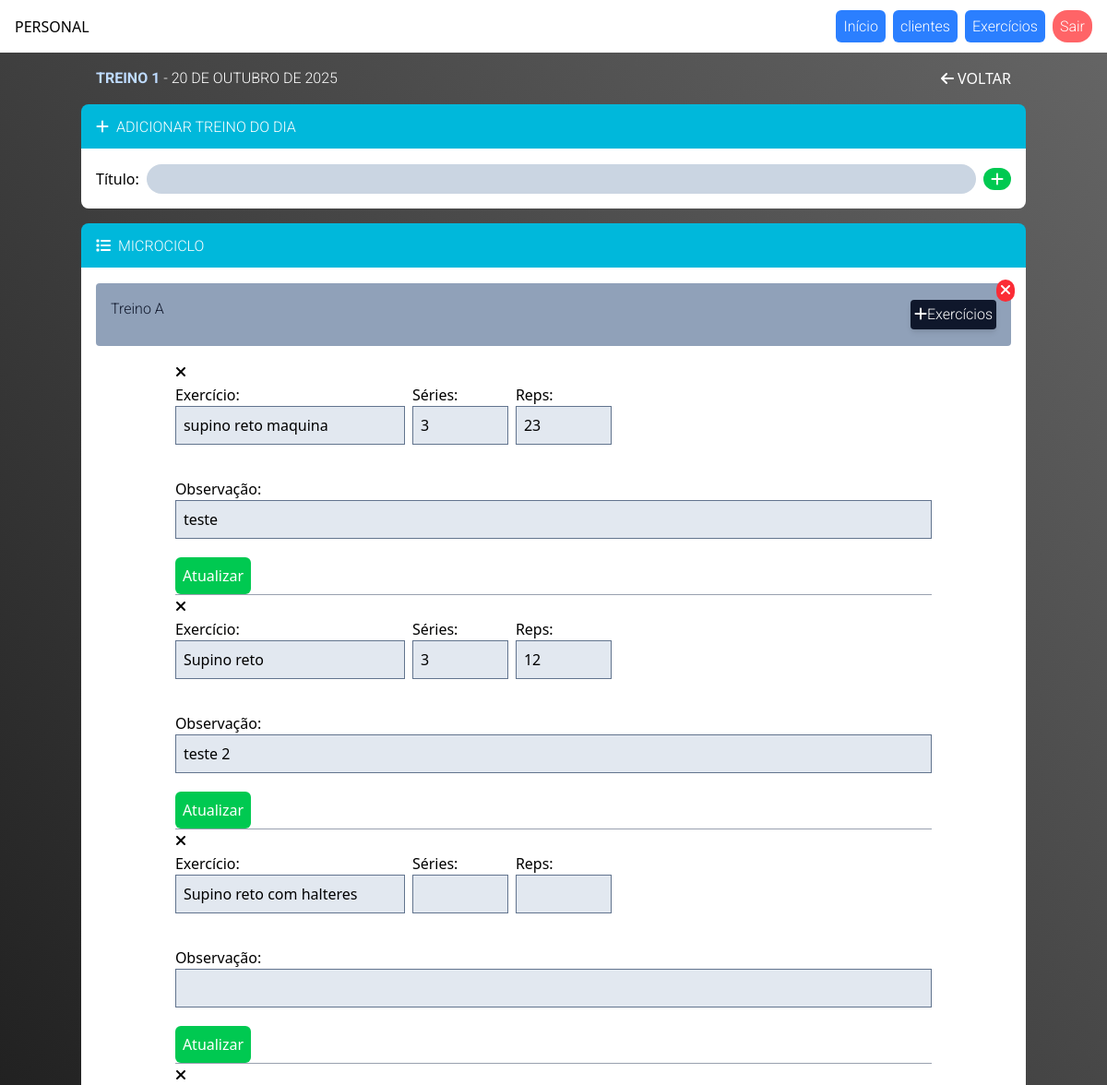
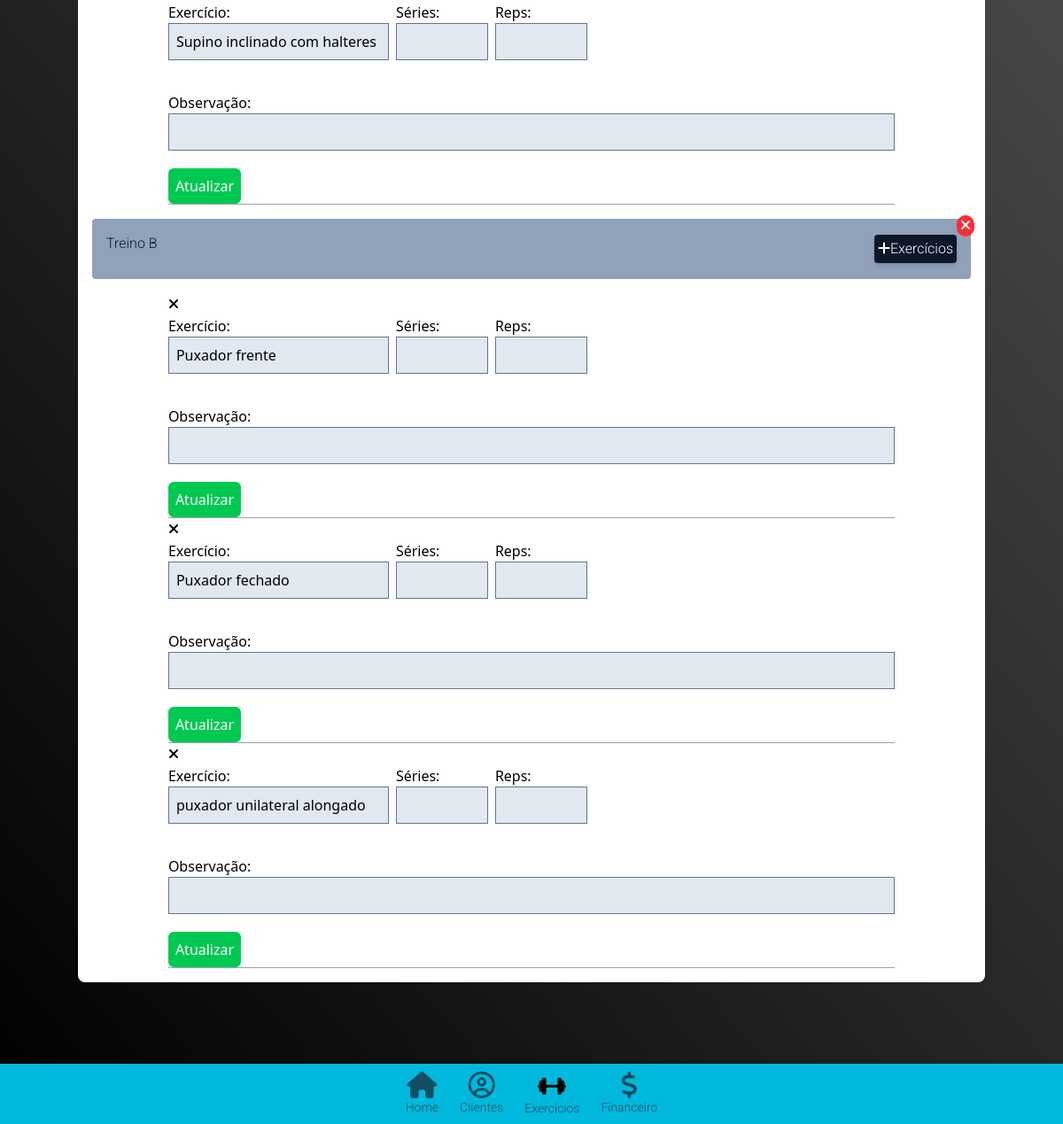
The page /personal/microciclo/17 (signed in) on the database its author committed (2 pictures, top to bottom).
### app_personal/models.py (models this page shows, shortened)
class Mesociclo(models.Model):
    user = models.ForeignKey(User, on_delete=models.CASCADE)
    titulo = models.CharField(max_length=255)
    periodizacao = models.CharField(max_length=255)
    pub_date = models.DateTimeField(auto_now_add=True)
    duracao = models.DateField(null=True)

class Microciclo(models.Model):
    mesociclo = models.ForeignKey(Mesociclo, on_delete=models.CASCADE, related_name='microciclo')
    titulo = models.CharField(max_length=255)

class ExerciciosCliente(models.Model):
    microciclo = models.ForeignKey(Microciclo, on_delete=models.CASCADE, related_name='exercicios')
    exercicio = models.CharField(max_length=255)
    url_img = models.TextField(blank=True)
    series = models.CharField(max_length=255)
    reps = models.CharField(max_length=255)
    obs = models.CharField(max_length=255)
    conjugado = models.IntegerField(null=True)

### app_personal/views.py (the view, shortened to what this page needs)
# urls.py: path('microciclo/<int:id>', views.microciclo, name='microciclo'),
def microciclo(request,id):
    mesociclo = Mesociclo.objects.get(id=id)
    microciclo = Microciclo.objects.filter(mesociclo__id = id)
    exercicios = ExerciciosCliente.objects.filter(microciclo__mesociclo = mesociclo)
    if request.method == 'GET':
        context={
            'mesociclo':mesociclo,
            'microciclo':microciclo,
            'exercicios':exercicios,
        }
        return render(request, 'gerenciar/micro.html', context)

### app_personal/templates/gerenciar/micro.html (shortened to what this page needs)
{% extends 'base_personal/base.html' %}
{% block 'content'%}
<section class="m-auto container my-4">
    <div class="flex items-center justify-between m-4">
    <h1 class="text-white font-medium uppercase"><span class="font-bold text-blue-200">{{mesociclo.titulo }}</span> - {{mesociclo.duracao}}</h1>
    <button type="button" onclick="history.back()" class="text-white cursor-pointer"><i class="fa fa-arrow-left"></i>&nbsp;VOLTAR</button>
    </div>
    <h1 class="font-medium uppercase p-2 border-solid border-b-1 rounded-tr-lg rounded-tl-lg bg-cyan-500 text-white"><i class="fa fa-plus m-2"></i>Adicionar treino do dia</h1>
    <div class="bg-white rounded-bl-lg rounded-br-lg p-4">
    <form action="" method="POST" >
        <div class="w-full flex gap-2 items-center">
            <label>Título:</label>
            <input type="text" name="titulo" class="bg-slate-300 p-1 rounded-full w-full">
            <button type="submit" class="bg-green-500 rounded-full px-2 text-white"><i class="fa fa-plus"></i></button>
        </div>
    </form>
    </div>
</section>
<section class="m-auto container my-4">
    <h1 class=" font-medium uppercase p-2 border-solid border-b-1 rounded-tr-lg rounded-tl-lg bg-cyan-500 text-white"><i class="fa fa-list m-2"></i>Microciclo</h1>
    <div class="flex flex-col items-center bg-white gap-4 rounded-bl-lg rounded-br-lg p-4">
        {% for m in microciclo %}
        <div class="w-full p-4 bg-slate-400 flex justify-between items-center space-y-3 rounded relative">
            <a href="{% url 'delete_microciclo' m.id %}" class="text-white absolute -top-1 -right-1 bg-red-500 rounded-full px-1"><i class="fa fa-close"></i></a>
            <h2 class="font-medium text-slate-900">{{m.titulo}}</h2>
            <a href="#" data-modal-busca="{{m.id}}"  class="bg-slate-900 p-1 text-white rounded shadow-md"><i class="fa fa-plus"></i>Exercícios</a>
        </div>
        <div>
            {% for e in exercicios %}
              {% if e.microciclo_id == m.id %}
               <a href="{% url 'delete_exercicio_cliente' e.id %}"><i class="fa fa-close"></i></a>
              <form action="{% url 'update_exercicios_cliente' e.id %}" method="post" class="flex flex-wrap items-center space-y-4 gap-2 border-b-1 border-gray-400">
                <div>
                    <label class="block">Exercício:</label>
                    <input type="text" class="bg-slate-200 p-2 border border-slate-500" name="exercicio" value="{{e.exercicio}}">
                </div>
                <div>
                    <label class="block">Séries:</label>
                    <input type="text" class="bg-slate-200 p-2 w-26  border border-slate-500" name="series" value="{{e.series}}">
                </div>
                <div>
                    <label class="block">Reps:</label>
                    <input type="text" class="bg-slate-200 p-2 w-26  border border-slate-500" name="reps" value="{{e.reps}}">
                </div>
                <div class="w-full my-3">
                    <label class="block">Observação:</label>
                    <input type="text" class="bg-slate-200 p-2 w-[100%] border border-slate-500" name="obs" value="{{e.obs}}">
                </div>
                <div>
                    <button type="submit" data-btn="{{e.id}}" class="text-white bg-green-500 p-2 rounded-md">Atualizar</button>
                </div>
              </form>
              {% endif %}
            {% endfor %}
        </div>
        {% endfor %}
    </div>
</section>
<br><br><br><br><br><br>
{% endblock %}

### app_personal/static/css/estilo.css (style rules this page uses)
body { background: #000000; background: linear-gradient(50deg,rgba(0, 0, 0, 1) 0%, rgba(102, 102, 102, 1) 100%); background-size: cover; background-position: center center; background-attachment: fixed; min-height: 100vh; margin: 0; }
h1, h2, h3,h4,h5 { font-family: "Roboto", sans-serif; font-weight: 300; }
a { font-family: "Roboto", sans-serif; font-weight: 300; }

### rows shown on the page
Mesociclo: titulo "TREINO 1", duracao "20 DE OUTUBRO DE 2025"
Microciclo: titulo "Treino A"
ExerciciosCliente: exercicio "supino reto maquina", series "3", reps "23", obs "teste"
ExerciciosCliente: exercicio "Supino reto", series "3", reps "12", obs "teste 2"
ExerciciosCliente: exercicio "Supino reto com halteres"
ExerciciosCliente: exercicio "Supino inclinado com halteres"
Microciclo: titulo "Treino B"
ExerciciosCliente: exercicio "Puxador frente"
ExerciciosCliente: exercicio "Puxador fechado"
ExerciciosCliente: exercicio "puxador unilateral alongado"
